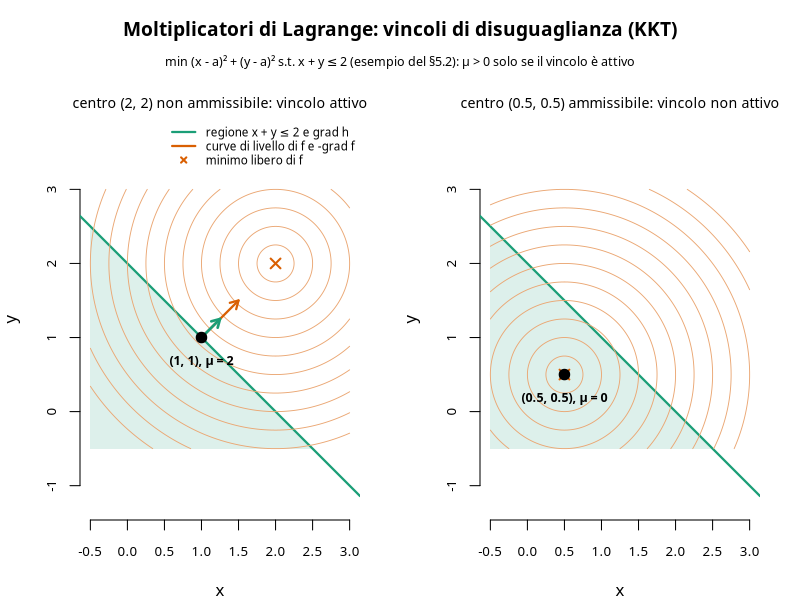

Write the R code that produced this figure.
# Genera img/lagrange_kkt.png: vincolo di disuguaglianza attivo e non attivo
# (matematica_statistica/teoria_lagrange.md, §5.2). Problema:
# min (x - a)^2 + (y - a)^2 s.t. h(x, y) = x + y - 2 <= 0.
# Con a = 2 il minimo libero (2, 2) non e' ammissibile: la soluzione e' (1, 1)
# sul bordo, con -grad f = mu grad h e mu = 2 > 0. Con a = 0.5 il minimo
# libero e' ammissibile, il vincolo non e' attivo e mu = 0.

col_vincolo <- "#1b9e77"
col_f <- "#d95f02"

schiarisci <- function(col, quantita = 0.85) {
    rgb_col <- col2rgb(col) / 255
    rgb_nuovo <- rgb_col + (1 - rgb_col) * quantita
    rgb(rgb_nuovo[1, ], rgb_nuovo[2, ], rgb_nuovo[3, ])
}

freccia <- function(p, v, ...) arrows(p[1], p[2], p[1] + v[1], p[2] + v[2], length = 0.09, ...)

s <- seq(-0.5, 3, length.out = 300)

pannello <- function(a, titolo) {
    z <- outer(s, s, function(x, y) (x - a)^2 + (y - a)^2)
    plot(NA,
        xlim = c(-0.5, 3), ylim = c(-0.5, 3), asp = 1,
        xlab = "x", ylab = "y", bty = "n", cex.axis = 0.8
    )
    polygon(c(-0.5, 2.5, -0.5), c(2.5, -0.5, -0.5), col = schiarisci(col_vincolo), border = NA)
    abline(a = 2, b = -1, lwd = 2.2, col = col_vincolo)
    contour(s, s, z, levels = (1:12 / 4)^2, add = TRUE, drawlabels = FALSE, col = schiarisci(col_f, 0.45), lwd = 0.9)
    points(a, a, pch = 4, cex = 1.3, lwd = 2, col = col_f)

    # Soluzione: proiezione di (a, a) sulla regione x + y <= 2.
    sol <- if (2 * a > 2) c(1, 1) else c(a, a)
    mu <- max(0, 2 * a - 2)
    if (mu > 0) {
        # -grad f = (2, 2) = mu grad h: stessa direzione, lunghezza doppia.
        freccia(sol, 0.25 * mu * c(1, 1), lwd = 2.2, col = col_f)   # -grad f
        freccia(sol, 0.25 * c(1, 1), lwd = 2.6, col = col_vincolo)  # grad h
        text(sol[1], sol[2], labels = sprintf("(1, 1), μ = %g", mu), pos = 1, offset = 1, cex = 0.75, font = 2)
    } else {
        text(sol[1], sol[2], labels = sprintf("(%g, %g), μ = 0", a, a), pos = 1, offset = 1, cex = 0.75, font = 2)
    }
    points(sol[1], sol[2], pch = 19, cex = 1.4)
    title(main = titolo, cex.main = 0.85, font.main = 1)
}

# Spectral e' il font usato dalla pagina GitHub (geoteo.net/static/style.css);
# richiede il device Cairo per essere referenziato per nome famiglia.
png("img/lagrange_kkt.png", width = 1800, height = 850, res = 150, type = "cairo")
par(mfrow = c(1, 2), oma = c(0, 0, 4.4, 0), mar = c(4, 4, 1.5, 2), family = "Spectral")

pannello(2, "centro (2, 2) non ammissibile: vincolo attivo")
legend("topright",
    legend = c("regione x + y ≤ 2 e grad h", "curve di livello di f e -grad f", "minimo libero di f"),
    col = c(col_vincolo, col_f, col_f), lty = c(1, 1, NA), pch = c(NA, NA, 4),
    lwd = c(2.2, 2.2, 2), bty = "o", box.col = NA, bg = "white", cex = 0.7, seg.len = 2.2
)
pannello(0.5, "centro (0.5, 0.5) ammissibile: vincolo non attivo")

mtext("Moltiplicatori di Lagrange: vincoli di disuguaglianza (KKT)", side = 3, line = 2.4, cex = 1.15, font = 2, outer = TRUE)
mtext("min (x - a)² + (y - a)² s.t. x + y ≤ 2 (esempio del §5.2): μ > 0 solo se il vincolo è attivo", side = 3, line = 0.9, cex = 0.75, outer = TRUE)

dev.off()
